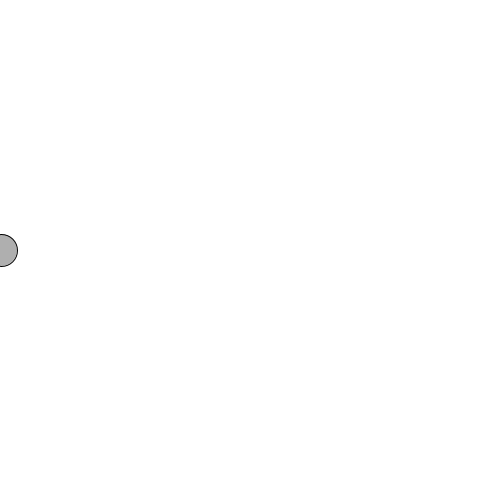
Frame 1 (no input)
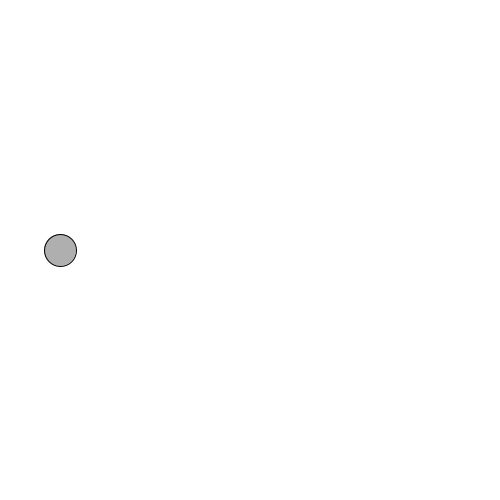
Frame 60 (the mouse pressed at the canvas centre just before this capture)
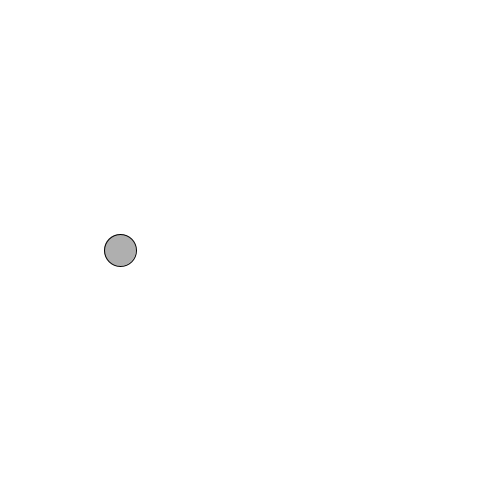
Frame 120 (the mouse held since frame 60 and released just before this capture)

The Processing sketch that drew these frames (run headless with seeded random() and noise(); from frame 60 on, the mouse is pressed at the canvas centre):

// Processing sketch: function2
// ── function2.pde
int x = 0;
int speed = 1;

void setup() {
  size(500, 500);
}

void draw() {
  background(255);
  move();
  bounce();
  display();
  
}

void move() {
  x = x + speed;
}

void bounce() {
  if((x > width) || (x < 0)) {
    speed = speed *-1;
  }
}

void display() {
  stroke(0);
  fill(175);
  ellipse(x, height/2, 32, 32);
}
